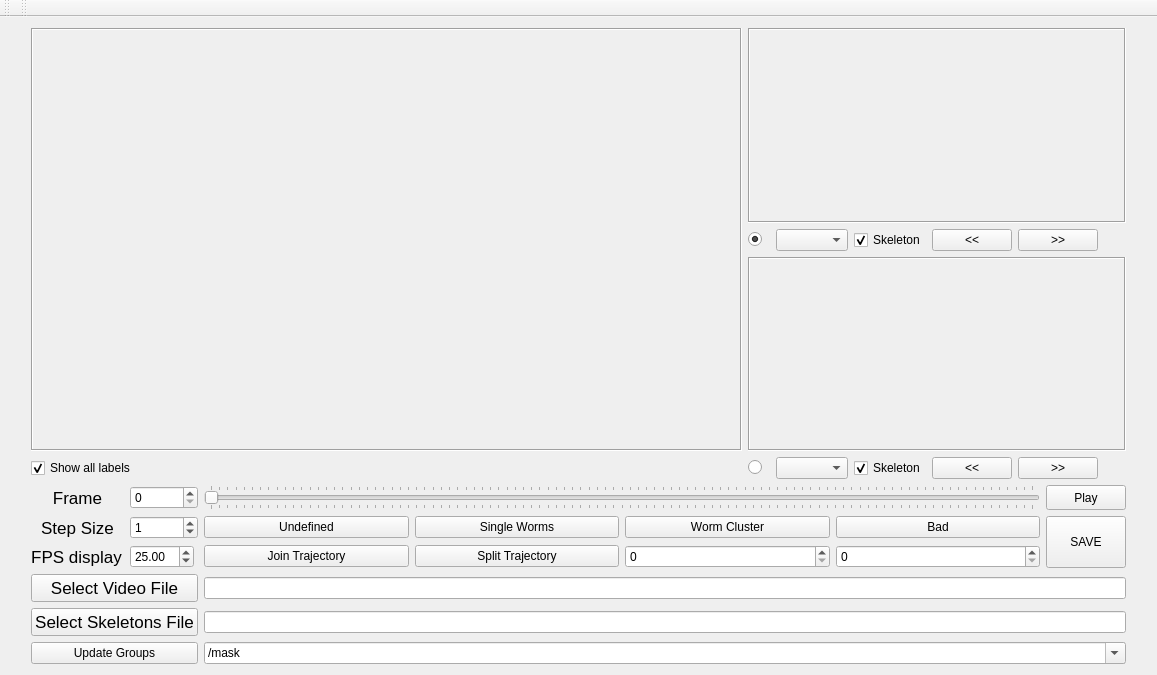
<?xml version="1.0" encoding="UTF-8"?>
<ui version="4.0">
 <class>ImageViewer</class>
 <widget class="QMainWindow" name="ImageViewer">
  <property name="geometry">
   <rect>
    <x>0</x>
    <y>0</y>
    <width>1157</width>
    <height>675</height>
   </rect>
  </property>
  <property name="sizePolicy">
   <sizepolicy hsizetype="Preferred" vsizetype="Fixed">
    <horstretch>0</horstretch>
    <verstretch>0</verstretch>
   </sizepolicy>
  </property>
  <property name="windowTitle">
   <string>ImageViewer</string>
  </property>
  <property name="layoutDirection">
   <enum>Qt::LeftToRight</enum>
  </property>
  <widget class="QWidget" name="centralWidget">
   <property name="enabled">
    <bool>true</bool>
   </property>
   <layout class="QGridLayout" name="gridLayout_4">
    <item row="0" column="1">
     <layout class="QGridLayout" name="gridLayout_3">
      <property name="sizeConstraint">
       <enum>QLayout::SetMaximumSize</enum>
      </property>
      <item row="0" column="2" colspan="6">
       <widget class="QLabel" name="wormCanvas1">
        <property name="sizePolicy">
         <sizepolicy hsizetype="Ignored" vsizetype="Ignored">
          <horstretch>0</horstretch>
          <verstretch>0</verstretch>
         </sizepolicy>
        </property>
        <property name="frameShape">
         <enum>QFrame::Box</enum>
        </property>
        <property name="frameShadow">
         <enum>QFrame::Sunken</enum>
        </property>
        <property name="text">
         <string/>
        </property>
       </widget>
      </item>
      <item row="1" column="5">
       <widget class="QPushButton" name="pushButton_ROI1_RW">
        <property name="text">
         <string>&lt;&lt;</string>
        </property>
       </widget>
      </item>
      <item row="4" column="3">
       <widget class="QComboBox" name="comboBox_ROI2"/>
      </item>
      <item row="4" column="4">
       <widget class="QCheckBox" name="checkBox_ROI2">
        <property name="text">
         <string>Skeleton</string>
        </property>
        <property name="checked">
         <bool>true</bool>
        </property>
       </widget>
      </item>
      <item row="1" column="2">
       <widget class="QRadioButton" name="radioButton_ROI1">
        <property name="text">
         <string/>
        </property>
        <property name="checked">
         <bool>true</bool>
        </property>
       </widget>
      </item>
      <item row="4" column="0">
       <widget class="QCheckBox" name="checkBox_showLabel">
        <property name="text">
         <string>Show all labels</string>
        </property>
        <property name="checked">
         <bool>true</bool>
        </property>
       </widget>
      </item>
      <item row="4" column="2">
       <widget class="QRadioButton" name="radioButton_ROI2">
        <property name="text">
         <string/>
        </property>
       </widget>
      </item>
      <item row="4" column="1">
       <spacer name="horizontalSpacer_2">
        <property name="orientation">
         <enum>Qt::Horizontal</enum>
        </property>
        <property name="sizeType">
         <enum>QSizePolicy::Fixed</enum>
        </property>
        <property name="sizeHint" stdset="0">
         <size>
          <width>600</width>
          <height>20</height>
         </size>
        </property>
       </spacer>
      </item>
      <item row="1" column="3">
       <widget class="QComboBox" name="comboBox_ROI1"/>
      </item>
      <item row="2" column="2" colspan="6">
       <widget class="QLabel" name="wormCanvas2">
        <property name="sizePolicy">
         <sizepolicy hsizetype="Ignored" vsizetype="Ignored">
          <horstretch>0</horstretch>
          <verstretch>0</verstretch>
         </sizepolicy>
        </property>
        <property name="frameShape">
         <enum>QFrame::Box</enum>
        </property>
        <property name="frameShadow">
         <enum>QFrame::Sunken</enum>
        </property>
        <property name="text">
         <string/>
        </property>
       </widget>
      </item>
      <item row="1" column="6">
       <widget class="QPushButton" name="pushButton_ROI1_FF">
        <property name="sizePolicy">
         <sizepolicy hsizetype="Maximum" vsizetype="Fixed">
          <horstretch>0</horstretch>
          <verstretch>0</verstretch>
         </sizepolicy>
        </property>
        <property name="text">
         <string>&gt;&gt;</string>
        </property>
       </widget>
      </item>
      <item row="1" column="4">
       <widget class="QCheckBox" name="checkBox_ROI1">
        <property name="text">
         <string>Skeleton</string>
        </property>
        <property name="checked">
         <bool>true</bool>
        </property>
       </widget>
      </item>
      <item row="4" column="5">
       <widget class="QPushButton" name="pushButton_ROI2_RW">
        <property name="text">
         <string>&lt;&lt;</string>
        </property>
       </widget>
      </item>
      <item row="4" column="6">
       <widget class="QPushButton" name="pushButton_ROI2_FF">
        <property name="text">
         <string>&gt;&gt;</string>
        </property>
       </widget>
      </item>
      <item row="0" column="0" rowspan="3" colspan="2">
       <widget class="QLabel" name="imageCanvas">
        <property name="sizePolicy">
         <sizepolicy hsizetype="Ignored" vsizetype="Ignored">
          <horstretch>0</horstretch>
          <verstretch>0</verstretch>
         </sizepolicy>
        </property>
        <property name="focusPolicy">
         <enum>Qt::ClickFocus</enum>
        </property>
        <property name="frameShape">
         <enum>QFrame::Box</enum>
        </property>
        <property name="frameShadow">
         <enum>QFrame::Sunken</enum>
        </property>
        <property name="text">
         <string/>
        </property>
       </widget>
      </item>
     </layout>
    </item>
    <item row="0" column="2">
     <spacer name="verticalSpacer_4">
      <property name="orientation">
       <enum>Qt::Vertical</enum>
      </property>
      <property name="sizeHint" stdset="0">
       <size>
        <width>20</width>
        <height>40</height>
       </size>
      </property>
     </spacer>
    </item>
    <item row="0" column="0">
     <spacer name="verticalSpacer_3">
      <property name="orientation">
       <enum>Qt::Vertical</enum>
      </property>
      <property name="sizeType">
       <enum>QSizePolicy::Minimum</enum>
      </property>
      <property name="sizeHint" stdset="0">
       <size>
        <width>20</width>
        <height>40</height>
       </size>
      </property>
     </spacer>
    </item>
    <item row="1" column="1">
     <layout class="QGridLayout" name="gridLayout">
      <item row="0" column="1">
       <widget class="QSpinBox" name="spinBox_frame"/>
      </item>
      <item row="3" column="3" colspan="5">
       <widget class="QLineEdit" name="lineEdit_video">
        <property name="text">
         <string/>
        </property>
       </widget>
      </item>
      <item row="3" column="0" colspan="2">
       <widget class="QPushButton" name="pushButton_video">
        <property name="sizePolicy">
         <sizepolicy hsizetype="Expanding" vsizetype="Fixed">
          <horstretch>0</horstretch>
          <verstretch>0</verstretch>
         </sizepolicy>
        </property>
        <property name="font">
         <font>
          <pointsize>13</pointsize>
         </font>
        </property>
        <property name="text">
         <string>Select Video File</string>
        </property>
       </widget>
      </item>
      <item row="0" column="0">
       <widget class="QLabel" name="label_frame">
        <property name="font">
         <font>
          <pointsize>13</pointsize>
         </font>
        </property>
        <property name="text">
         <string>Frame</string>
        </property>
        <property name="alignment">
         <set>Qt::AlignCenter</set>
        </property>
       </widget>
      </item>
      <item row="4" column="0" colspan="2">
       <widget class="QPushButton" name="pushButton_skel">
        <property name="sizePolicy">
         <sizepolicy hsizetype="Expanding" vsizetype="Fixed">
          <horstretch>0</horstretch>
          <verstretch>0</verstretch>
         </sizepolicy>
        </property>
        <property name="font">
         <font>
          <pointsize>13</pointsize>
         </font>
        </property>
        <property name="text">
         <string>Select Skeletons File</string>
        </property>
       </widget>
      </item>
      <item row="4" column="3" colspan="5">
       <widget class="QLineEdit" name="lineEdit_skel"/>
      </item>
      <item row="0" column="7">
       <widget class="QPushButton" name="playButton">
        <property name="sizePolicy">
         <sizepolicy hsizetype="Minimum" vsizetype="Minimum">
          <horstretch>0</horstretch>
          <verstretch>0</verstretch>
         </sizepolicy>
        </property>
        <property name="text">
         <string>Play</string>
        </property>
        <property name="checkable">
         <bool>false</bool>
        </property>
       </widget>
      </item>
      <item row="1" column="1">
       <widget class="QSpinBox" name="spinBox_step">
        <property name="maximum">
         <number>100000</number>
        </property>
        <property name="value">
         <number>1</number>
        </property>
       </widget>
      </item>
      <item row="2" column="0">
       <widget class="QLabel" name="label_fps">
        <property name="sizePolicy">
         <sizepolicy hsizetype="Maximum" vsizetype="Preferred">
          <horstretch>0</horstretch>
          <verstretch>0</verstretch>
         </sizepolicy>
        </property>
        <property name="font">
         <font>
          <pointsize>13</pointsize>
         </font>
        </property>
        <property name="text">
         <string>FPS display</string>
        </property>
        <property name="alignment">
         <set>Qt::AlignCenter</set>
        </property>
       </widget>
      </item>
      <item row="2" column="1">
       <widget class="QDoubleSpinBox" name="doubleSpinBox_fps">
        <property name="sizePolicy">
         <sizepolicy hsizetype="Maximum" vsizetype="Fixed">
          <horstretch>0</horstretch>
          <verstretch>0</verstretch>
         </sizepolicy>
        </property>
        <property name="maximum">
         <double>100.000000000000000</double>
        </property>
        <property name="value">
         <double>25.000000000000000</double>
        </property>
       </widget>
      </item>
      <item row="5" column="3" colspan="5">
       <widget class="QComboBox" name="comboBox_h5path">
        <property name="editable">
         <bool>true</bool>
        </property>
        <item>
         <property name="text">
          <string>/mask</string>
         </property>
        </item>
        <item>
         <property name="text">
          <string>/full_data</string>
         </property>
        </item>
       </widget>
      </item>
      <item row="1" column="0">
       <widget class="QLabel" name="label_step">
        <property name="font">
         <font>
          <pointsize>13</pointsize>
         </font>
        </property>
        <property name="text">
         <string>Step Size</string>
        </property>
        <property name="alignment">
         <set>Qt::AlignCenter</set>
        </property>
       </widget>
      </item>
      <item row="2" column="5">
       <widget class="QSpinBox" name="spinBox_join1">
        <property name="showGroupSeparator" stdset="0">
         <bool>false</bool>
        </property>
        <property name="maximum">
         <number>999999999</number>
        </property>
       </widget>
      </item>
      <item row="2" column="6">
       <widget class="QSpinBox" name="spinBox_join2">
        <property name="maximum">
         <number>999999999</number>
        </property>
       </widget>
      </item>
      <item row="2" column="3">
       <widget class="QPushButton" name="pushButton_join">
        <property name="text">
         <string>Join Trajectory</string>
        </property>
       </widget>
      </item>
      <item row="2" column="4">
       <widget class="QPushButton" name="pushButton_split">
        <property name="text">
         <string>Split Trajectory</string>
        </property>
       </widget>
      </item>
      <item row="1" column="7" rowspan="2">
       <widget class="QPushButton" name="pushButton_save">
        <property name="sizePolicy">
         <sizepolicy hsizetype="Maximum" vsizetype="Minimum">
          <horstretch>0</horstretch>
          <verstretch>0</verstretch>
         </sizepolicy>
        </property>
        <property name="text">
         <string>SAVE</string>
        </property>
       </widget>
      </item>
      <item row="1" column="3">
       <widget class="QPushButton" name="pushButton_U">
        <property name="text">
         <string>Undefined</string>
        </property>
       </widget>
      </item>
      <item row="1" column="4">
       <widget class="QPushButton" name="pushButton_W">
        <property name="text">
         <string>Single Worms</string>
        </property>
       </widget>
      </item>
      <item row="1" column="5">
       <widget class="QPushButton" name="pushButton_WS">
        <property name="text">
         <string>Worm Cluster</string>
        </property>
       </widget>
      </item>
      <item row="1" column="6">
       <widget class="QPushButton" name="pushButton_B">
        <property name="text">
         <string>Bad</string>
        </property>
       </widget>
      </item>
      <item row="5" column="0" colspan="2">
       <widget class="QPushButton" name="pushButton_h5groups">
        <property name="text">
         <string>Update Groups</string>
        </property>
       </widget>
      </item>
      <item row="0" column="3" colspan="4">
       <widget class="QSlider" name="imageSlider">
        <property name="cursor">
         <cursorShape>OpenHandCursor</cursorShape>
        </property>
        <property name="mouseTracking">
         <bool>true</bool>
        </property>
        <property name="autoFillBackground">
         <bool>false</bool>
        </property>
        <property name="maximum">
         <number>100</number>
        </property>
        <property name="orientation">
         <enum>Qt::Horizontal</enum>
        </property>
        <property name="invertedAppearance">
         <bool>false</bool>
        </property>
        <property name="invertedControls">
         <bool>false</bool>
        </property>
        <property name="tickPosition">
         <enum>QSlider::TicksBothSides</enum>
        </property>
       </widget>
      </item>
     </layout>
    </item>
   </layout>
   <zorder></zorder>
   <zorder>verticalSpacer_3</zorder>
   <zorder>verticalSpacer_4</zorder>
   <zorder></zorder>
  </widget>
  <widget class="QMenuBar" name="menuBar">
   <property name="geometry">
    <rect>
     <x>0</x>
     <y>0</y>
     <width>1157</width>
     <height>22</height>
    </rect>
   </property>
  </widget>
  <widget class="QToolBar" name="mainToolBar">
   <attribute name="toolBarArea">
    <enum>TopToolBarArea</enum>
   </attribute>
   <attribute name="toolBarBreak">
    <bool>false</bool>
   </attribute>
  </widget>
  <widget class="QToolBar" name="toolBar">
   <property name="windowTitle">
    <string>toolBar</string>
   </property>
   <attribute name="toolBarArea">
    <enum>TopToolBarArea</enum>
   </attribute>
   <attribute name="toolBarBreak">
    <bool>false</bool>
   </attribute>
  </widget>
 </widget>
 <layoutdefault spacing="6" margin="11"/>
 <resources/>
 <connections/>
</ui>
